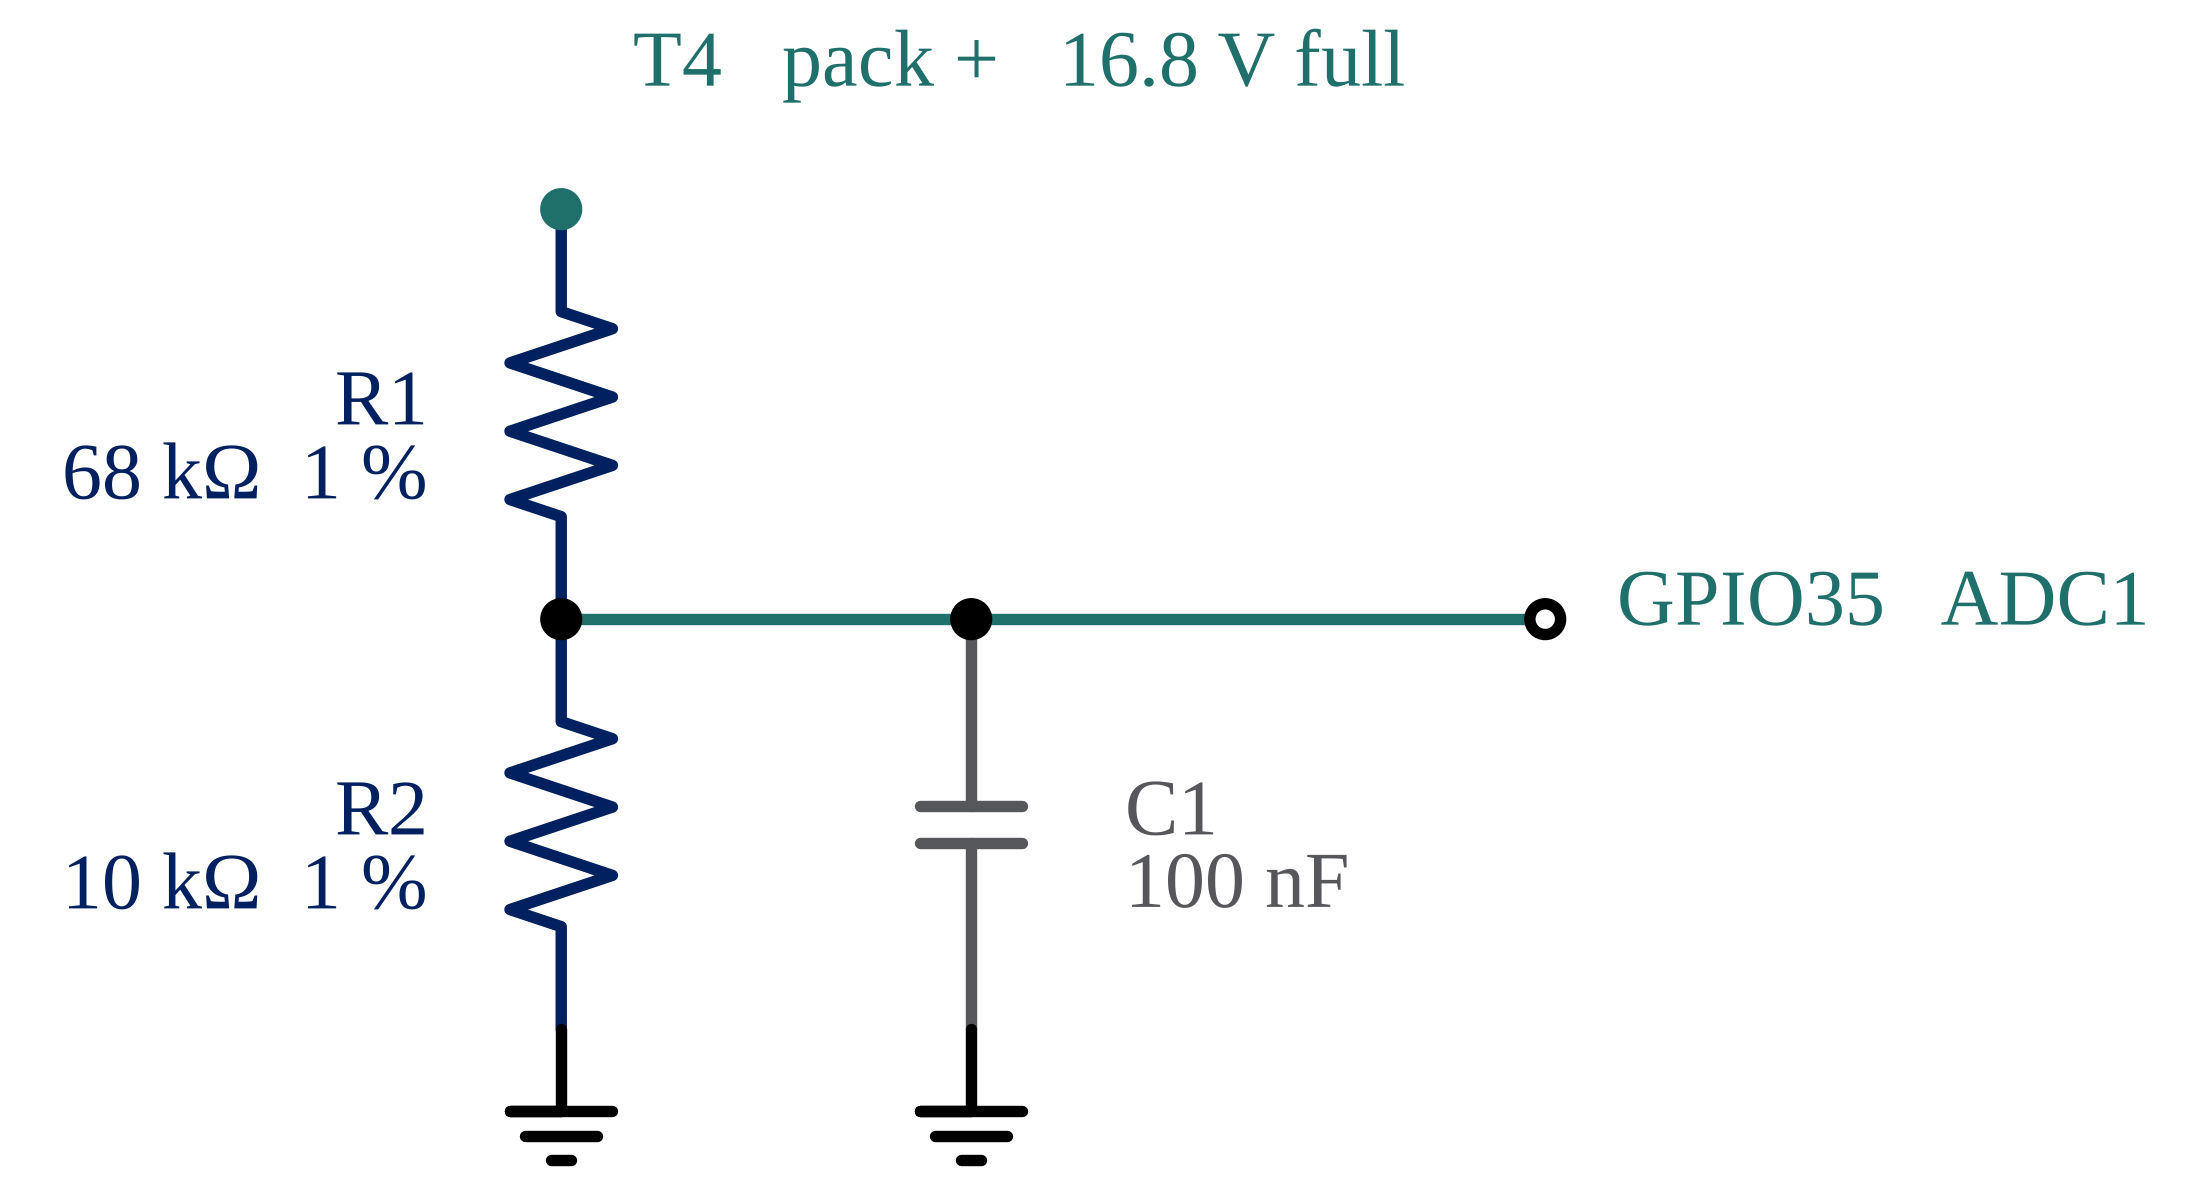

Write Python code to recreate this figure.
"""04 - Cell-tap voltage divider (top tap shown).

All four taps use the same divider, so the top tap sets the ratio: it has to
bring the full pack voltage inside the ADC input range.
The numbers that go with it are on the slide, so the drawing stays compact
enough to read when two schematics share one slide.
"""
import schemdraw
import schemdraw.elements as elm
from _style import NAVY, TEAL, GREY, BLACK, SERIF, save_schemdraw

schemdraw.config(font=SERIF, fontsize=14, lw=2.0, color=BLACK)

def txt(d, x, y, s, color=BLACK, ha="center"):
    d.add(elm.Label().at((x, y)).label(s, color=color, halign=ha))

with schemdraw.Drawing(show=False) as d:
    d += elm.Dot().at((0, 6.0)).color(TEAL)
    txt(d, 0.25, 6.6, "T4   pack +   16.8 V full", TEAL, "left")

    d += elm.Resistor().down().at((0, 6.0)).to((0, 4.0)).color(NAVY)
    txt(d, -0.75, 5.0, "R1\n68 kΩ  1 %", NAVY, "right")

    d += elm.Dot().at((0, 4.0))
    d += elm.Resistor().down().at((0, 4.0)).to((0, 2.0)).color(NAVY)
    txt(d, -0.75, 3.0, "R2\n10 kΩ  1 %", NAVY, "right")
    d += elm.Ground().at((0, 2.0))

    d += elm.Line().right().at((0, 4.0)).to((2.0, 4.0)).color(TEAL)
    d += elm.Dot().at((2.0, 4.0))
    d += elm.Capacitor().down().at((2.0, 4.0)).to((2.0, 2.0)).color(GREY)
    txt(d, 2.65, 3.0, "C1\n100 nF", GREY, "left")
    d += elm.Ground().at((2.0, 2.0))

    d += elm.Line().right().at((2.0, 4.0)).to((4.8, 4.0)).color(TEAL)
    d += elm.Dot(open=True).at((4.8, 4.0))
    txt(d, 5.05, 4.0, "GPIO35   ADC1", TEAL, "left")

    save_schemdraw(d, "04_voltage_sense_schematic")
